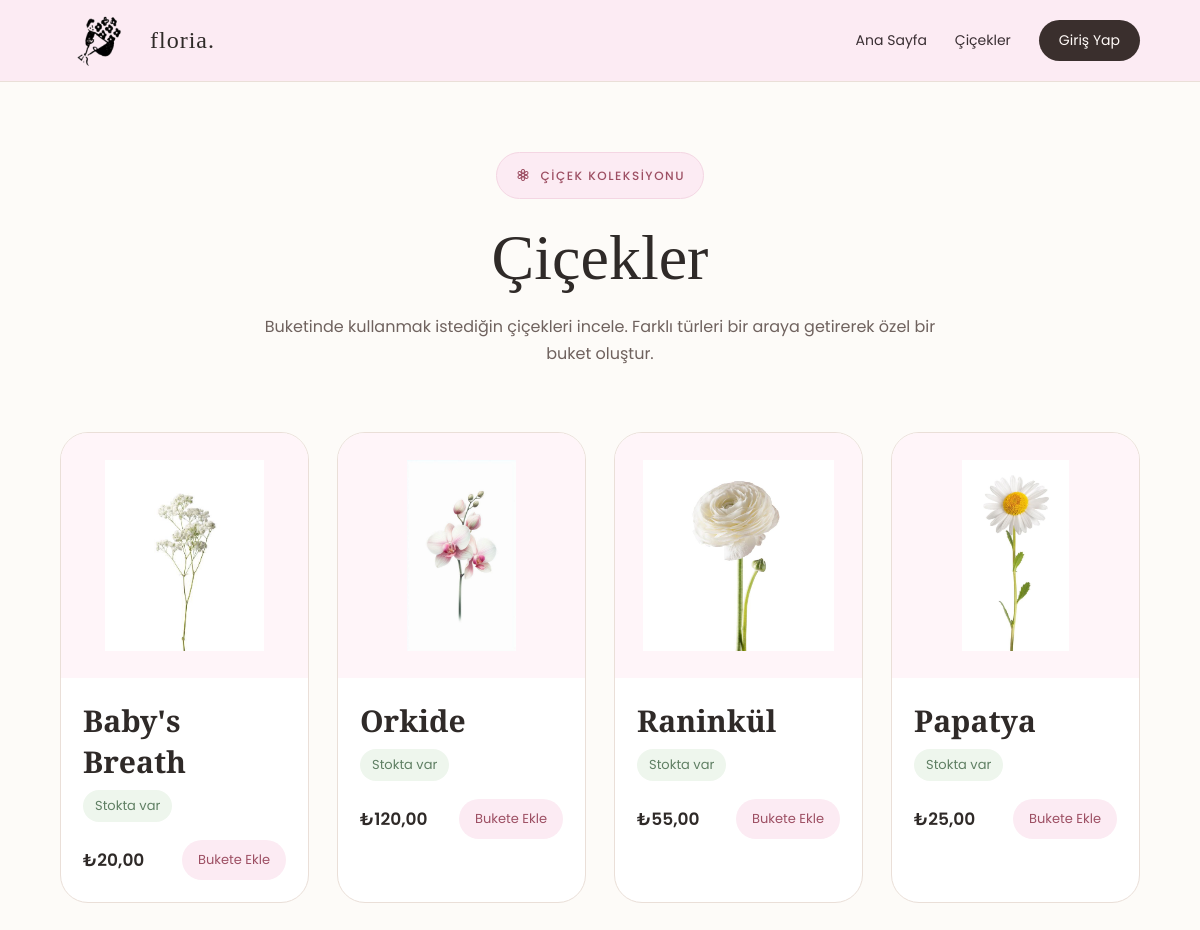
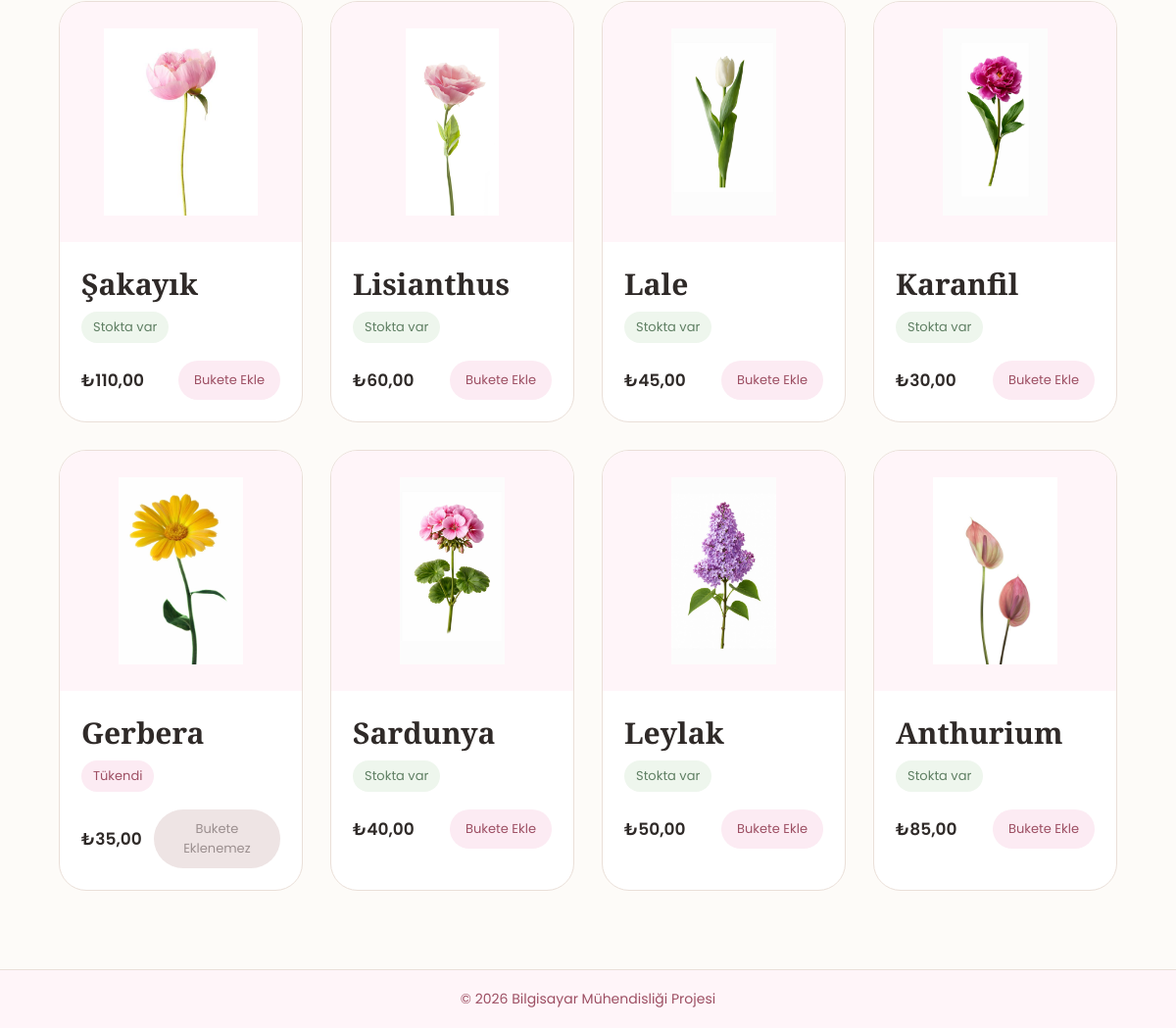
The page /cicekler.php on the database its author committed (2 pictures, top to bottom).
### tables this page shows
CREATE TABLE `cicekler` (
  `cicek_id` int(11) NOT NULL,
  `cicek_adi` varchar(100) NOT NULL,
  `birim_fiyat` decimal(10,2) NOT NULL CHECK (`birim_fiyat` > 0),
  `stok_miktari` int(11) NOT NULL DEFAULT 0 CHECK (`stok_miktari` >= 0),
  `gorsel` varchar(255) DEFAULT NULL
);

### dal/BaseDAL.php (called while the page is built, shortened)
<?php
require_once __DIR__ . "/../config/database.php";
class BaseDAL
{
    protected PDO $db;
    public function __construct()
    {
        $database = new Database();
        $this->db = $database->connect();
    }
    protected function fetchAllProcedure(string $sql, array $params = []): array
    {
        $stmt = $this->db->prepare($sql);
        $stmt->execute($params);
        $result = $stmt->fetchAll();
        return $result;
    }
}

### config/database.php (called while the page is built)
<?php
class Database
{
    private string $host     = "127.0.0.1";
    private string $port     = "3307";
    private string $dbName   = "buket_siparis_sistemi";
    private string $username = "root";
    private string $password = "13072006";
    public function connect(): PDO
    {
        $dsn = "mysql:host={$this->host};port={$this->port};dbname={$this->dbName};charset=utf8mb4";
        $options = [
            PDO::ATTR_ERRMODE            => PDO::ERRMODE_EXCEPTION,
            PDO::ATTR_DEFAULT_FETCH_MODE => PDO::FETCH_ASSOC,
            PDO::ATTR_EMULATE_PREPARES   => false,
            PDO::MYSQL_ATTR_INIT_COMMAND => "SET NAMES utf8mb4 COLLATE utf8mb4_turkish_ci",
        ];
        try {
            return new PDO($dsn, $this->username, $this->password, $options);
        } catch (PDOException $e) {
            error_log("Veritabanı bağlantı hatası: " . $e->getMessage());
            throw new RuntimeException("Veritabanına bağlanılamadı. Lütfen daha sonra tekrar deneyin.");
        }
    }
}

### bl/CicekBL.php (called while the page is built, shortened)
<?php
require_once __DIR__ . "/../dal/CicekDAL.php";
class CicekBL
{
    private CicekDAL $cicekDAL;
    public function __construct()
    {
        $this->cicekDAL = new CicekDAL();
    }
    public function listele(): array
    {
        return $this->cicekDAL->listele();
    }
}

### dal/CicekDAL.php (called while the page is built, shortened)
<?php
require_once __DIR__ . "/BaseDAL.php";
class CicekDAL extends BaseDAL
{
    public function listele(): array
    {
        return $this->fetchAllProcedure("CALL CicekListele()");
    }
}

### cicekler.php (the view, shortened to what this page needs)
<?php
require_once __DIR__ . "/bl/CicekBL.php";
$cicekBL = new CicekBL();
$cicekler = $cicekBL->listele();
require_once __DIR__ . "/includes/header.php";
?>
<section class="page-header">
  <p class="small-title"><i class="bi bi-flower3"></i> Çiçek Koleksiyonu</p>
  <h1>Çiçekler</h1>
  <p>Buketinde kullanmak istediğin çiçekleri incele. Farklı türleri bir araya getirerek özel bir buket oluştur.</p>
</section>
<main class="flowers-section">
  <div class="flowers-grid">
    <?php foreach ($cicekler as $index => $cicek): ?>
      <div class="flower-card">
        <div class="flower-image">
          <?php if (!empty($cicek["gorsel"])): ?>
            <img src="<?php echo htmlspecialchars($cicek["gorsel"]); ?>" alt="<?php echo htmlspecialchars($cicek["cicek_adi"]); ?>" />
          <?php else: ?>
            <i class="bi bi-flower<?php echo ($index % 3) + 1; ?>"></i>
          <?php endif; ?>
        </div>
        <div class="flower-info">
          <h3><?php echo htmlspecialchars($cicek["cicek_adi"]); ?></h3>
          <?php if ((int)$cicek["stok_miktari"] > 0): ?>
            <p class="stock available">Stokta var</p>
          <?php else: ?>
            <p class="stock out">Tükendi</p>
          <?php endif; ?>
          <div class="flower-bottom">
            <span class="price">₺<?php echo number_format((float)$cicek["birim_fiyat"], 2, ",", "."); ?></span>
            <?php if ((int)$cicek["stok_miktari"] > 0): ?>
              <form method="post" action="cicekler.php">
                <button type="submit" class="add-btn">Bukete Ekle</button>
              </form>
            <?php else: ?>
              <button class="add-btn disabled" disabled>Bukete Eklenemez</button>
            <?php endif; ?>
          </div>
        </div>
      </div>
    <?php endforeach; ?>
  </div>
</main>
<?php require_once __DIR__ . "/includes/footer.php"; ?>

### includes/header.php (shortened to what this page needs)
<!doctype html>
<html lang="tr">
  <head>
    <link rel="stylesheet" href="https://cdn.jsdelivr.net/npm/bootstrap-icons@1.11.3/font/bootstrap-icons.min.css" />
    <link rel="stylesheet" href="assets/style.css" />
  </head>
  <body>
    <header class="navbar">
      <a href="index.php" class="logo-area">
        <img src="assets/img/logo.png" alt="Buket Logo" />
        <span>floria.</span>
      </a>
      <nav class="nav-links">
        <a href="index.php">Ana Sayfa</a>
        <a href="cicekler.php">Çiçekler</a>
        <?php if (isset($_SESSION["kullanici_id"])): ?>
          <?php if (($_SESSION["rol"] ?? "") === "yonetici"): ?>
            <a href="admin-panel.php">Admin Panel</a>
          <?php else: ?>
            <a href="buketim.php">Buketim</a>
            <a href="profil.php">Profilim</a>
          <?php endif; ?>
          <a href="cikis.php" class="kayit-giris">Çıkış</a>
        <?php else: ?>
          <a href="giris.php" class="kayit-giris">Giriş Yap</a>
        <?php endif; ?>
      </nav>
    </header>

### includes/footer.php
    <footer>© 2026 Bilgisayar Mühendisliği Projesi</footer>
  </body>
</html>

### assets/style.css (style rules this page uses)
* { margin: 0; padding: 0; box-sizing: border-box; }
body { font-family: "Poppins", sans-serif; background-color: #fdfbf8; color: #2f2a28; }
.navbar { height: 82px; padding: 0 60px; display: flex; align-items: center; justify-content: space-between; border-bottom: 1px solid #eadfd8; background-color: #fcebf3; }
.logo-area { display: flex; align-items: center; text-decoration: none; }
.logo-area img { width: 90px; height: auto; object-fit: contain; }
.logo-area span { font-family: "Cormorant Garamond", serif; font-size: 24px; letter-spacing: 1px; color: #2f2a28; }
.nav-links { display: flex; align-items: center; gap: 28px; }
.nav-links a { font-family: "Poppins", sans-serif; text-decoration: none; color: #3a2f33; font-size: 14px; transition: 0.2s; }
.kayit-giris { background-color: #3a2f2d; color: #fffaf7 !important; padding: 10px 20px; border-radius: 30px; transition: 0.25s; }
.small-title, .hero-text .small-title { display: inline-flex; align-items: center; gap: 8px; padding: 10px 18px; border-radius: 30px; background-color: #fcebf3; border: 1px solid #f4d6e3; font-family: "Poppins", sans-serif; font-size: 12px; font-weight: 500; letter-spacing: 1.5px; text-transform: uppercase; color: #9d4f63; margin-bottom: 22px; }
.flower-icon, .small-title i { font-size: 16px; color: #9d4f63; }
.page-header { padding: 70px 60px 35px; text-align: center; }
.page-header h1 { font-family: "Cormorant Garamond", serif; font-size: 64px; font-weight: 500; margin-bottom: 18px; color: #2f2a28; }
.page-header p:not(.small-title) { max-width: 700px; margin: 0 auto; font-size: 16px; line-height: 1.7; color: #6f625e; }
footer { height: 60px; border-top: 1px solid #eadfd8; background-color: #fff5f9; display: flex; align-items: center; justify-content: center; color: #9d4f63; font-size: 14px; }
.flowers-section { padding: 30px 60px 80px; }
.flowers-grid { display: grid; grid-template-columns: repeat(4, 1fr); gap: 28px; }
.flower-card { background-color: #ffffff; border: 1px solid #eadfd8; border-radius: 28px; overflow: hidden; transition: 0.25s; }
.flower-image { height: 245px; background-color: #fff5f9; display: flex; align-items: center; justify-content: center; }
.flower-image img { width: 78%; height: 78%; object-fit: contain; }
.flower-info { padding: 22px; }
.flower-info h3 { font-family: "Cormorant Garamond", serif; font-size: 30px; font-weight: 600; margin-bottom: 8px; color: #2f2a28; }
.stock { display: inline-block; font-size: 13px; margin-bottom: 18px; padding: 6px 12px; border-radius: 20px; }
.stock.available, .stock.good { background-color: #eef6ed; color: #5f7f63; }
.stock.out { background-color: #fcebf3; color: #9d4f63; }
.flower-bottom { display: flex; align-items: center; justify-content: space-between; gap: 12px; }
.price { font-size: 17px; font-weight: 600; color: #2f2a28; }
.add-btn, .soft-btn { border: none; background-color: #fcebf3; color: #9d4f63; padding: 10px 16px; border-radius: 30px; font-family: "Poppins", sans-serif; font-size: 13px; cursor: pointer; transition: 0.25s; text-decoration: none; display: inline-block; }
.add-btn.disabled { background-color: #eee4e4; color: #9b8f8f; cursor: not-allowed; }

### rows shown on the page
cicekler: gorsel (picture), cicek_adi "Baby's Breath", stok_miktari "Stokta var", birim_fiyat "20,00"
cicekler: gorsel (picture), cicek_adi "Orkide", stok_miktari "Stokta var", birim_fiyat "120,00"
cicekler: gorsel (picture), cicek_adi "Raninkül", stok_miktari "Stokta var", birim_fiyat "55,00"
cicekler: gorsel (picture), cicek_adi "Papatya", stok_miktari "Stokta var", birim_fiyat "25,00"
cicekler: gorsel (picture), cicek_adi "Şakayık", stok_miktari "Stokta var", birim_fiyat "110,00"
cicekler: gorsel (picture), cicek_adi "Lisianthus", stok_miktari "Stokta var", birim_fiyat "60,00"
cicekler: gorsel (picture), cicek_adi "Lale", stok_miktari "Stokta var", birim_fiyat "45,00"
cicekler: gorsel (picture), cicek_adi "Karanfil", stok_miktari "Stokta var", birim_fiyat "30,00"
cicekler: gorsel (picture), cicek_adi "Gerbera", stok_miktari "Tükendi", birim_fiyat "35,00"
cicekler: gorsel (picture), cicek_adi "Sardunya", stok_miktari "Stokta var", birim_fiyat "40,00"
cicekler: gorsel (picture), cicek_adi "Leylak", stok_miktari "Stokta var", birim_fiyat "50,00"
cicekler: gorsel (picture), cicek_adi "Anthurium", stok_miktari "Stokta var", birim_fiyat "85,00"
